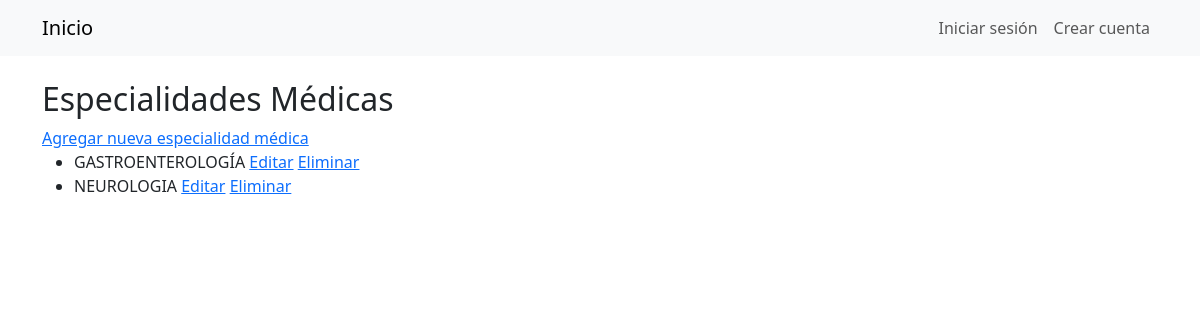
Screenshot of /especialidad_medica/ with the database file from the repository.
### Gestion/models/medico.py (models this page shows, shortened)
class EspecialidadMedica(models.Model):
    nombre = models.CharField(max_length=100)
    class Meta:
        verbose_name_plural = 'Especialidades'

### Gestion/views.py (the view)
# urls.py: path('especialidad_medica/', views.EspecialidadMedicaListView.as_view(), name='especialidad_medica_list'),
class EspecialidadMedicaListView(generic.ListView):
    model = EspecialidadMedica
    template_name = 'especialidadMedica/especialidad_medica_list.html'

### Gestion/templates/especialidadMedica/especialidad_medica_list.html
{% extends "base.html" %}
{% block content %}
  <h2>Especialidades Médicas</h2>
  <a href="{% url 'especialidad_medica_create' %}">Agregar nueva especialidad médica</a>
  <ul>
    {% for especialidad_medica in object_list %}
      <li>
        {{ especialidad_medica.nombre }}
        <a href="{% url 'especialidad_medica_update' especialidad_medica.pk %}">Editar</a>
        <a href="{% url 'especialidad_medica_delete' especialidad_medica.pk %}">Eliminar</a>
      </li>
    {% endfor %}
  </ul>
{% endblock %}

### rows the page displays
EspecialidadMedica: nombre "GASTROENTEROLOGÍA"
EspecialidadMedica: nombre "NEUROLOGIA"
